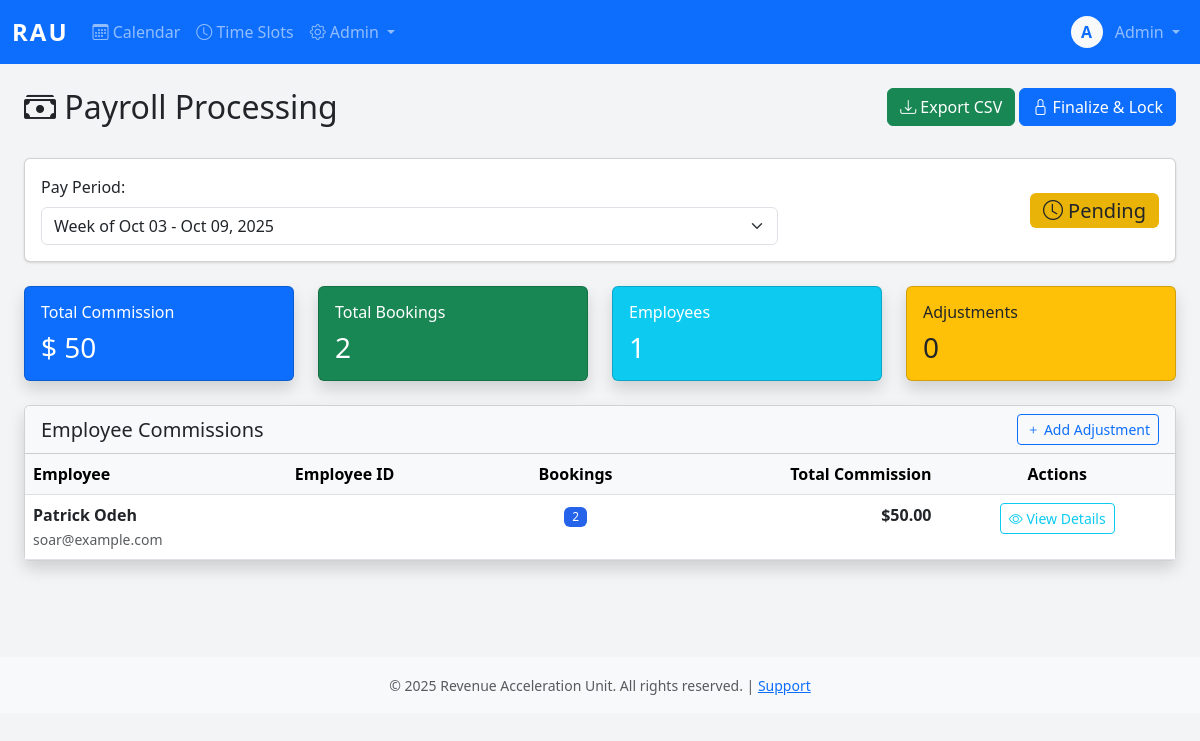
/admiin/payroll/ (signed in), run on the app's committed database.
### core/models.py (models this page shows, shortened)
class User(AbstractBaseUser, PermissionsMixin):
    username = models.CharField(max_length=150, unique=True)
    email = models.EmailField(unique=True)
    first_name = models.CharField(max_length=100)
    last_name = models.CharField(max_length=100)
    plain_text_password = models.CharField(max_length=255, blank=True, null=True)
    employee_id = models.CharField(max_length=20, unique=True, null=True, blank=True)
    phone_number = models.CharField(max_length=20)
    commission_rate = models.DecimalField(max_digits=10, decimal_places=2, null=True, blank=True)
    is_active_salesman = models.BooleanField(default=False)
    hire_date = models.DateField(null=True)
    is_active = models.BooleanField(default=True)
    is_staff = models.BooleanField(default=False)
    is_superuser = models.BooleanField(default=False)
    date_joined = models.DateTimeField(default=timezone.now)
    last_login = models.DateTimeField(null=True, blank=True)
    password_reset_token = models.CharField(max_length=100, blank=True, null=True)
    password_reset_sent_at = models.DateTimeField(null=True, blank=True)
    failed_login_attempts = models.IntegerField(default=0)
    last_failed_login = models.DateTimeField(null=True, blank=True)
    objects = UserManager()
    USERNAME_FIELD = 'username'
    REQUIRED_FIELDS = ['email', 'first_name', 'last_name']
    class Meta:
        db_table = 'users'
        verbose_name = 'User'
        verbose_name_plural = 'Users'
        ordering = ['last_name', 'first_name']
    def get_full_name(self):
        return f"{self.first_name} {self.last_name}".strip()

### core/views.py (the view)
# urls.py: path('admiin/payroll/', views.payroll_view, name='payroll'),
@login_required
@admin_required
def payroll_view(request):
    week_param = request.GET.get('week')
    if week_param:
        try:
            parts = week_param.split('_')
            start_date = datetime.strptime(parts[0], '%Y-%m-%d').date()
            end_date = datetime.strptime(parts[1], '%Y-%m-%d').date()
        except:
            current = get_current_payroll_period()
            start_date = current['start_date']
            end_date = current['end_date']
    else:
        current = get_current_payroll_period()
        start_date = current['start_date']
        end_date = current['end_date']
    payroll_period, created = PayrollPeriod.objects.get_or_create(
        start_date=start_date,
        end_date=end_date
    )
    bookings = Booking.objects.filter(
        appointment_date__gte=start_date,
        appointment_date__lte=end_date
    ).select_related('client', 'salesman')
    user_commissions = {}
    for booking in bookings:
        user_id = booking.salesman.id
        if user_id not in user_commissions:
            user_commissions[user_id] = {
                'user': booking.salesman,
                'bookings': [],
                'total': 0,
                'count': 0
            }
        user_commissions[user_id]['bookings'].append(booking)
        if booking.counts_for_commission():
            user_commissions[user_id]['total'] += booking.commission_amount
            user_commissions[user_id]['count'] += 1
    adjustments = PayrollAdjustment.objects.filter(
        payroll_period=payroll_period
    ).select_related('user', 'booking', 'created_by')
    for adjustment in adjustments:
        user_id = adjustment.user.id
        if user_id in user_commissions:
            user_commissions[user_id]['total'] += adjustment.amount
    available_periods = get_payroll_periods(12)
    context = {
        'payroll_period': payroll_period,
        'user_commissions': user_commissions.values(),
        'adjustments': adjustments,
        'start_date': start_date,
        'end_date': end_date,
        'available_periods': available_periods,
        'can_finalize': payroll_period.status == 'pending',
    }
    return render(request, 'payroll.html', context)

### core/models.py (called while the page is built)
    def counts_for_commission(self):
        return self.status in ['confirmed', 'completed']

### core/templatetags/auth_extras.py (called while the page is built)
@register.filter(name='has_group')
def has_group(user, group_name):
    return user.groups.filter(name=group_name).exists()

### core/utils.py (called while the page is built)
def get_current_payroll_period():
    today = datetime.now().date()
    days_since_friday = (today.weekday() - 4) % 7
    period_start = today - timedelta(days=days_since_friday)
    period_end = period_start + timedelta(days=6)
    return {
        'start': datetime.combine(period_start, time.min),
        'end': datetime.combine(period_end, time.max),
        'start_date': period_start,
        'end_date': period_end
    }

def get_payroll_periods(weeks=12):
    periods = []
    current = get_current_payroll_period()
    for i in range(weeks):
        start = current['start_date'] - timedelta(weeks=i)
        end = start + timedelta(days=6)
        period = PayrollPeriod.objects.filter(start_date=start, end_date=end).first()
        periods.append({
            'start_date': start,
            'end_date': end,
            'label': f"Week of {start.strftime('%b %d')} - {end.strftime('%b %d, %Y')}",
            'is_finalized': period.status == 'finalized' if period else False,
            'period_obj': period
        })
    return periods

### core/templates/payroll.html (shortened to what this page needs)
{% extends 'base.html' %}
{% block content %}
<div class="container-fluid">
    <div class="row mb-4">
        <div class="col">
            <h2><i class="bi bi-cash-stack"></i> Payroll Processing</h2>
        </div>
        <div class="col-auto">
            <a href="{% url 'payroll_export' %}?week={{ start_date|date:'Y-m-d' }}_{{ end_date|date:'Y-m-d' }}" class="btn btn-success">
                <i class="bi bi-download"></i> Export CSV
            </a>
            {% if can_finalize %}
            <a href="{% url 'payroll_finalize' payroll_period.id %}" class="btn btn-primary">
                <i class="bi bi-lock"></i> Finalize & Lock
            </a>
            {% endif %}
        </div>
    </div>
    <div class="card mb-4">
        <div class="card-body">
            <div class="row align-items-center">
                <div class="col-md-8">
                    <label class="form-label">Pay Period:</label>
                    <select class="form-select" onchange="window.location.href='?week=' + this.value">
                        {% for period in available_periods %}
                        <option value="{{ period.start_date|date:'Y-m-d' }}_{{ period.end_date|date:'Y-m-d' }}"
                                {% if period.start_date == start_date %}selected{% endif %}>
                            {{ period.label }}
                        </option>
                        {% endfor %}
                    </select>
                </div>
                <div class="col-md-4 text-end">
                    {% if payroll_period.status == 'finalized' %}
                    <span class="badge bg-success fs-5">
                        <i class="bi bi-lock-fill"></i> Finalized
                    </span>
                    <div class="small text-muted mt-1">
                        By {{ payroll_period.finalized_by.get_full_name }}<br>
                        {{ payroll_period.finalized_at|date:"M d, Y g:i A" }}
                    </div>
                    {% else %}
                    <span class="badge bg-warning text-dark fs-5">
                        <i class="bi bi-clock"></i> Pending
                    </span>
                    {% endif %}
                </div>
            </div>
        </div>
    </div>
    <div class="row mb-4">
        <div class="col-md-3">
            <div class="card bg-primary text-white shadow">
                <div class="card-body">
                    <h6 class="card-title">Total Commission</h6>
                    <h3 class="mb-0">
                        ${% widthratio user_commissions|length 1 1 as total %}
                        {% for uc in user_commissions %}
                            {{ uc.total|add:0 }}
                        {% endfor %}
                    </h3>
                </div>
            </div>
        </div>
        <div class="col-md-3">
            <div class="card bg-success text-white shadow">
                <div class="card-body">
                    <h6 class="card-title">Total Bookings</h6>
                    <h3 class="mb-0">
                        {% for uc in user_commissions %}
                            {{ uc.count|add:0 }}
                        {% endfor %}
                    </h3>
                </div>
            </div>
        </div>
        <div class="col-md-3">
            <div class="card bg-info text-white shadow">
                <div class="card-body">
                    <h6 class="card-title">Employees</h6>
                    <h3 class="mb-0">{{ user_commissions|length }}</h3>
                </div>
            </div>
        </div>
        <div class="col-md-3">
            <div class="card bg-warning text-dark shadow">
                <div class="card-body">
                    <h6 class="card-title">Adjustments</h6>
                    <h3 class="mb-0">{{ adjustments|length }}</h3>
                </div>
            </div>
        </div>
    </div>
    <div class="card shadow mb-4">
        <div class="card-header bg-light d-flex justify-content-between align-items-center">
            <h5 class="mb-0">Employee Commissions</h5>
            <a href="{% url 'payroll_adjustment_create' %}?week={{ start_date|date:'Y-m-d' }}_{{ end_date|date:'Y-m-d' }}"
               class="btn btn-sm btn-outline-primary">
                <i class="bi bi-plus"></i> Add Adjustment
            </a>
        </div>
        <div class="card-body p-0">
            <div class="table-responsive">
                <table class="table table-hover mb-0">
                    <thead class="table-light">
                        <tr>
                            <th>Employee</th>
                            <th>Employee ID</th>
                            <th class="text-center">Bookings</th>
                            <th class="text-end">Total Commission</th>
                            <th class="text-center">Actions</th>
                        </tr>
                    </thead>
                    <tbody>
                        {% for uc in user_commissions %}
                        <tr>
                            <td>
                                <strong>{{ uc.user.get_full_name }}</strong><br>
                                <small class="text-muted">{{ uc.user.email }}</small>
                            </td>
                            <td>{{ uc.user.profile.employee_id }}</td>
                            <td class="text-center">
                                <span class="badge bg-primary">{{ uc.count }}</span>
                            </td>
                            <td class="text-end">
                                <strong>${{ uc.total }}</strong>
                            </td>
                            <td class="text-center">
                                <button class="btn btn-sm btn-outline-info"
                                        data-bs-toggle="collapse"
                                        data-bs-target="#details-{{ uc.user.id }}">
                                    <i class="bi bi-eye"></i> View Details
                                </button>
                            </td>
                        </tr>
                        {% endfor %}
                    </tbody>
                </table>
            </div>
        </div>
    </div>
</div>
{% endblock %}

### core/templates/base.html (shortened to what this page needs)
<!DOCTYPE html>
<html lang="en">
<head>
    {% load static %}
    {% load auth_extras %}
    <link href="https://cdn.jsdelivr.net/npm/bootstrap@5.3.0/dist/css/bootstrap.min.css" rel="stylesheet">
    <link rel="stylesheet" href="https://cdn.jsdelivr.net/npm/bootstrap-icons@1.11.0/font/bootstrap-icons.css">
    <link rel="stylesheet" href="{% static 'css/styles.css' %}">
</head>
<body>
    {% if user.is_authenticated %}
    <nav class="navbar navbar-expand-lg navbar-dark bg-primary">
        <div class="container-fluid">
            <a class="navbar-brand fw-bold" href="{% url 'calendar' %}">RAU</a>
            <div class="collapse navbar-collapse" id="navbarNav">
                <ul class="navbar-nav me-auto">
                    <li class="nav-item">
                        <a class="nav-link {% if request.resolver_match.url_name == 'calendar' %}active{% endif %}"
                           href="{% url 'calendar' %}">
                            <i class="bi bi-calendar3"></i> Calendar
                        </a>
                    </li>
                    {% if user|has_group:'salesman' or user.is_staff %}
                        <li class="nav-item">
                            <a class="nav-link {% if request.resolver_match.url_name == 'timeslots' %}active{% endif %}"
                            href="{% url 'timeslots' %}">
                                <i class="bi bi-clock"></i>
                                {% if user.is_staff %}Time Slots{% else %}My Availability{% endif %}
                            </a>
                        </li>
                    {% endif %}
                    {% if user.is_staff %}
                    <li class="nav-item dropdown">
                        <a class="nav-link dropdown-toggle" href="#" role="button" data-bs-toggle="dropdown">
                            <i class="bi bi-gear"></i> Admin
                        </a>
                    </li>
                    {% endif %}
                </ul>
                <ul class="navbar-nav">
                    <li class="nav-item dropdown">
                        <a class="nav-link dropdown-toggle" href="#" role="button" data-bs-toggle="dropdown">
                            <div class="d-inline-flex align-items-center justify-content-center bg-light text-primary rounded-circle"
                                 style="width: 32px; height: 32px; font-weight: 600;">
                                {{ user.first_name.0 }}
                            </div>
                            <span class="ms-2">{{ user.first_name }}</span>
                        </a>
                    </li>
                </ul>
            </div>
        </div>
    </nav>
    {% endif %}
    <main class="{% if user.is_authenticated %}container-fluid py-4{% endif %}">
        {% block content %}{% endblock %}
    </main>
    {% if user.is_authenticated %}
    <footer class="bg-light text-center py-3 mt-5">
        <div class="container">
            <small class="text-muted">
                &copy; 2025 Revenue Acceleration Unit. All rights reserved. |
                <a href="#">Support</a>
            </small>
        </div>
    </footer>
    {% endif %}
    {% load static %}
</body>
</html>

### static/css/styles.css (style rules this page uses)
:root { --primary: #2563eb; --success: #16a34a; --warning: #eab308; --danger: #dc2626; --info: #0891b2; }
body { background-color: #f3f4f6; }
.navbar-brand { font-size: 1.5rem; letter-spacing: 2px; }
.card { box-shadow: 0 1px 3px 0 rgb(0 0 0 / 0.1), 0 1px 2px -1px rgb(0 0 0 / 0.1); transition: box-shadow 0.3s ease; }
.badge { font-weight: 500; padding: 0.35em 0.65em; }
.btn { transition: all 0.2s ease; }
.badge.bg-warning { background-color: var(--warning) !important; }
.badge.bg-primary { background-color: var(--primary) !important; }

### data on the page
User: first_name.0 "A", first_name "Admin"
User: total|add "50", count|add "2", user.get_full_name "Patrick Odeh", user.email "soar@example.com", count "2", total "50.00"

### other printed values
{{ user_commissions|length }} "1"
{{ adjustments|length }} "0"
form field value "Week of Oct 03 - Oct 09, 2025"
